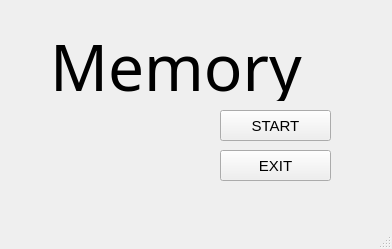
<?xml version="1.0" encoding="UTF-8"?>
<ui version="4.0">
 <class>Startwindow</class>
 <widget class="QMainWindow" name="Startwindow">
  <property name="geometry">
   <rect>
    <x>0</x>
    <y>0</y>
    <width>392</width>
    <height>249</height>
   </rect>
  </property>
  <property name="windowTitle">
   <string>Startwindow</string>
  </property>
  <widget class="QWidget" name="centralwidget">
   <widget class="QLabel" name="lbl_title">
    <property name="geometry">
     <rect>
      <x>50</x>
      <y>30</y>
      <width>291</width>
      <height>71</height>
     </rect>
    </property>
    <property name="font">
     <font>
      <family>Stencil</family>
      <pointsize>48</pointsize>
      <weight>50</weight>
      <bold>false</bold>
     </font>
    </property>
    <property name="text">
     <string>Memory</string>
    </property>
   </widget>
   <widget class="QPushButton" name="btn_startgame">
    <property name="geometry">
     <rect>
      <x>220</x>
      <y>110</y>
      <width>111</width>
      <height>31</height>
     </rect>
    </property>
    <property name="font">
     <font>
      <pointsize>11</pointsize>
     </font>
    </property>
    <property name="text">
     <string>START</string>
    </property>
   </widget>
   <widget class="QPushButton" name="btn_exit">
    <property name="geometry">
     <rect>
      <x>220</x>
      <y>150</y>
      <width>111</width>
      <height>31</height>
     </rect>
    </property>
    <property name="font">
     <font>
      <pointsize>11</pointsize>
     </font>
    </property>
    <property name="text">
     <string>EXIT</string>
    </property>
   </widget>
   <widget class="QLabel" name="lbl_bestPlayers">
    <property name="geometry">
     <rect>
      <x>50</x>
      <y>110</y>
      <width>161</width>
      <height>71</height>
     </rect>
    </property>
    <property name="font">
     <font>
      <pointsize>12</pointsize>
     </font>
    </property>
    <property name="text">
     <string/>
    </property>
   </widget>
  </widget>
  <widget class="QMenuBar" name="menubar">
   <property name="geometry">
    <rect>
     <x>0</x>
     <y>0</y>
     <width>392</width>
     <height>24</height>
    </rect>
   </property>
  </widget>
  <widget class="QStatusBar" name="statusbar"/>
 </widget>
 <resources/>
 <connections/>
</ui>
